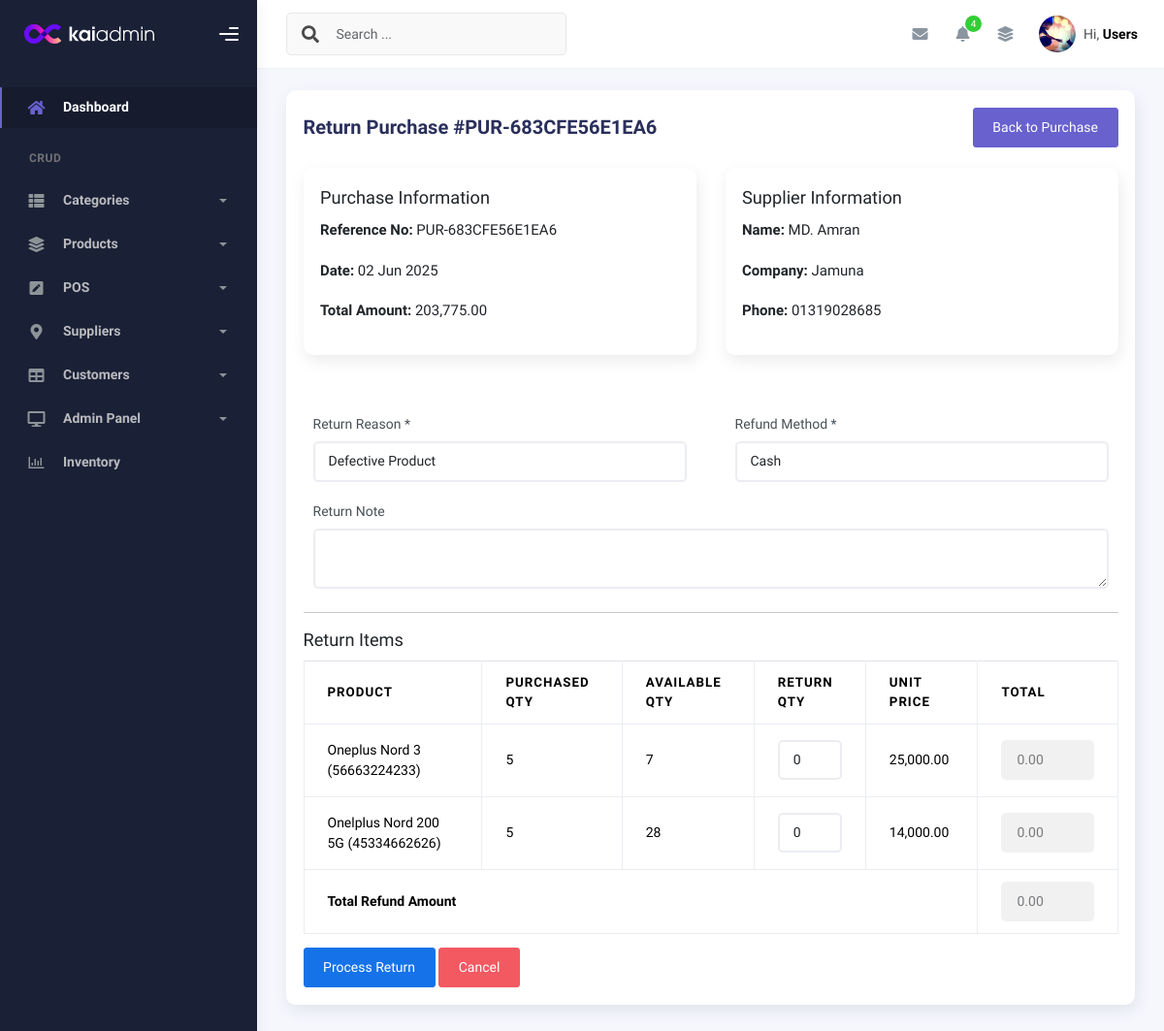
Screenshot of /modules/purchase/purchase_return.php?id=7 (signed in) with the database file from the repository.
### tables this page shows
CREATE TABLE `purchase` (
  `id` int(11) NOT NULL,
  `supplier_id` int(11) DEFAULT NULL,
  `reference_no` varchar(50) DEFAULT NULL,
  `purchase_date` date NOT NULL,
  `payment_method` varchar(20) DEFAULT 'cash',
  `payment_status` enum('pending','partial','paid') DEFAULT 'pending',
  `discount` decimal(10,2) DEFAULT 0.00,
  `discount_amount` decimal(10,2) DEFAULT 0.00,
  `subtotal` decimal(10,2) DEFAULT 0.00,
  `vat` decimal(10,2) NOT NULL DEFAULT 0.00,
  `total` decimal(10,2) NOT NULL,
  `user_id` int(11) DEFAULT NULL,
  `is_deleted` tinyint(1) DEFAULT 0,
  `deleted_at` timestamp NULL DEFAULT NULL,
  `created_at` timestamp NOT NULL DEFAULT current_timestamp(),
  `updated_at` timestamp NOT NULL DEFAULT current_timestamp() ON UPDATE current_timestamp()
);

CREATE TABLE `suppliers` (
  `id` int(11) NOT NULL,
  `name` varchar(100) NOT NULL,
  `phone` varchar(20) DEFAULT NULL,
  `email` varchar(100) DEFAULT NULL,
  `address` text DEFAULT NULL,
  `company_name` varchar(100) DEFAULT NULL,
  `created_at` timestamp NOT NULL DEFAULT current_timestamp(),
  `updated_at` timestamp NOT NULL DEFAULT current_timestamp() ON UPDATE current_timestamp()
);

CREATE TABLE `purchase_items` (
  `id` int(11) NOT NULL,
  `purchase_id` int(11) NOT NULL,
  `product_id` int(11) NOT NULL,
  `quantity` int(11) NOT NULL,
  `unit_price` decimal(10,2) NOT NULL,
  `discount` decimal(10,2) DEFAULT 0.00,
  `subtotal` decimal(10,2) DEFAULT 0.00,
  `vat` decimal(5,2) DEFAULT 0.00,
  `total_price` decimal(10,2) NOT NULL,
  `created_at` timestamp NOT NULL DEFAULT current_timestamp()
);

CREATE TABLE `products` (
  `id` int(11) NOT NULL,
  `name` varchar(100) NOT NULL,
  `barcode` varchar(50) NOT NULL,
  `category_id` int(11) DEFAULT NULL,
  `sub_category_id` int(11) DEFAULT NULL,
  `child_category_id` int(11) DEFAULT NULL,
  `brand_id` int(11) DEFAULT NULL,
  `price` decimal(10,2) NOT NULL,
  `sell_price` decimal(10,2) NOT NULL,
  `is_deleted` tinyint(1) DEFAULT 0,
  `deleted_at` timestamp NULL DEFAULT NULL,
  `created_at` timestamp NOT NULL DEFAULT current_timestamp(),
  `updated_at` timestamp NOT NULL DEFAULT current_timestamp() ON UPDATE current_timestamp()
);

### includes/crud_class.php (called while the page is built, shortened)
<?php
class CRUD {
    protected $host = 'localhost';
    protected $username = 'root';
    protected $password = '';
    protected $database = 'inventory_system';
    protected $connect;
    function __construct() {
        $this->connect = new mysqli($this->host, $this->username, $this->password, $this->database);
        $this->connect->set_charset("utf8mb4");
    }
    private function buildWhereClause($conditions) {
        $whereParts = [];
        $params = [];
        foreach ($conditions as $key => $value) {
            if (preg_match('/^(.+?)\s*(=|!=|<>|>|<|>=|<=|LIKE|NOT LIKE|IN|NOT IN)\s*$/i', $key, $matches)) {
                $column = trim($matches[1]);
                $operator = trim($matches[2]);
            } else {
                $column = $key;
                $operator = '=';
            }
            $whereParts[] = "`$column` $operator ?";
            $params[] = $value;
        }
        return [
            'sql' => 'WHERE ' . implode(' AND ', $whereParts),
            'params' => $params
        ];
    }
    private function bind_params($stmt, $params) {
        $types = '';
        $values = [];
        foreach ($params as $value) {
            if (is_int($value)) {
                $types .= 'i';
            } elseif (is_float($value)) {
                $types .= 'd';
            } else {
                $types .= 's';
            }
            $values[] = $value;
        }
        array_unshift($values, $types);
        return call_user_func_array([$stmt, 'bind_param'], $this->ref_values($values));
    }
    private function ref_values($array) {
        $refs = [];
        foreach ($array as $key => $value) {
            $refs[$key] = &$array[$key];
        }
        return $refs;
    }
    public function common_select($table, $fields = '*', $where = false, $sort = 'id', $sort_type = 'asc', $offset = false, $limit = false) {
        $data = [];
        $error = 0;
        $error_msg = "";
        $params = [];
        $sql = "SELECT $fields FROM `$table`";
        if ($where) {
            if (is_array($where)) {
                $whereClause = $this->buildWhereClause($where);
                $sql .= ' ' . $whereClause['sql'];
                $params = $whereClause['params'];
            } else {
                $sql .= " WHERE $where";
            }
        }
        if ($sort) {
            $sql .= " ORDER BY `$sort` " . (strtoupper($sort_type) === 'DESC' ? 'DESC' : 'ASC');
        }
        $stmt = $this->connect->prepare($sql);
        if ($stmt) {
            if (!empty($params)) {
                if (!$this->bind_params($stmt, $params)) {
                    return ['data' => [], 'error' => 1, 'error_msg' => "Parameter binding failed"];
                }
            }
            if ($stmt->execute()) {
                $result = $stmt->get_result();
                if ($result->num_rows > 0) {
                    while ($r = $result->fetch_object()) {
                        $data[] = $r;
                    }
                }
            } else {
                $error = 1;
                $error_msg = $stmt->error;
            }
        } else {
            $error = 1;
            $error_msg = $this->connect->error;
        }
        return ['data' => $data, 'error' => $error, 'error_msg' => $error_msg];
    }
}

### db_plugin.php (called while the page is built, shortened)
<?php
require_once __DIR__ . '/includes/crud_class.php';
$mysqli=new CRUD();
?>

### modules/purchase/purchase_return.php (the view, shortened to what this page needs)
<?php
require_once __DIR__ . '/../../db_plugin.php';
$purchase_id = $_GET['id'];
$purchase_result = $mysqli->common_select('purchase', '*', ['id' => $purchase_id]);
$purchase = $purchase_result['data'][0];
$supplier = $mysqli->common_select('suppliers', '*', ['id' => $purchase->supplier_id])['data'][0] ?? null;
$items_result = $mysqli->common_select('purchase_items', '*', ['purchase_id' => $purchase_id]);
$items = $items_result['data'];
require_once __DIR__ . '/../../requires/header.php';
require_once __DIR__ . '/../../requires/topbar.php';
require_once __DIR__ . '/../../requires/sidebar.php';
?>
<div class="container">
    <div class="page-inner">
        <div class="row">
            <div class="col-md-12 grid-margin">
                <div class="card">
                    <div class="card-body">
                        <div class="d-flex justify-content-between align-items-center mb-4">
                            <h4 class="card-title">Return Purchase #<?= $purchase->reference_no ?></h4>
                            <a href="purchase_details.php?id=<?= $purchase->id ?>" class="btn btn-secondary">Back to Purchase</a>
                        </div>
                        <div class="row mb-4">
                            <div class="col-md-6">
                                <div class="card">
                                    <div class="card-body">
                                        <h5>Purchase Information</h5>
                                        <p><strong>Reference No:</strong> <?= $purchase->reference_no ?></p>
                                        <p><strong>Date:</strong> <?= date('d M Y', strtotime($purchase->purchase_date)) ?></p>
                                        <p><strong>Total Amount:</strong> <?= number_format($purchase->total, 2) ?></p>
                                    </div>
                                </div>
                            </div>
                            <div class="col-md-6">
                                <div class="card">
                                    <div class="card-body">
                                        <h5>Supplier Information</h5>
                                        <?php if ($supplier): ?>
                                            <p><strong>Name:</strong> <?= $supplier->name ?></p>
                                            <p><strong>Company:</strong> <?= $supplier->company_name ?? 'N/A' ?></p>
                                            <p><strong>Phone:</strong> <?= $supplier->phone ?? 'N/A' ?></p>
                                        <?php else: ?>
                                            <p>Supplier information not available</p>
                                        <?php endif; ?>
                                    </div>
                                </div>
                            </div>
                        </div>
                        <form method="POST">
                            <div class="row">
                                <div class="col-md-6">
                                    <div class="form-group">
                                        <label>Return Reason *</label>
                                        <select class="form-control" name="return_reason" required>
                                            <option value="defective">Defective Product</option>
                                        </select>
                                    </div>
                                </div>
                                <div class="col-md-6">
                                    <div class="form-group">
                                        <label>Refund Method *</label>
                                        <select class="form-control" name="refund_method" id="refundMethod" required>
                                            <option value="cash">Cash</option>
                                        </select>
                                    </div>
                                </div>
                            </div>
                            <div class="form-group">
                                <label>Return Note</label>
                                <textarea class="form-control" name="return_note" rows="2"></textarea>
                            </div>
                            <hr>
                            <h5>Return Items</h5>
                            <div class="table-responsive">
                                <table class="table table-bordered">
                                    <thead>
                                        <tr>
                                            <th>Product</th>
                                            <th>Purchased Qty</th>
                                            <th>Available Qty</th>
                                            <th>Return Qty</th>
                                            <th>Unit Price</th>
                                            <th>Total</th>
                                        </tr>
                                    </thead>
                                    <tbody>
                                        <?php foreach ($items as $item):
                                            $product = $mysqli->common_select('products', '*', ['id' => $item->product_id])['data'][0] ?? null;
                                            $stock_result = $mysqli->common_select('stock', 'SUM(IF(change_type="purchase", qty, -qty)) as available_qty', ['product_id' => $item->product_id]);
                                            $available_qty = $stock_result['data'][0]->available_qty ?? 0;
                                        ?>
                                            <tr>
                                                <td><?= $product ? $product->name . ' (' . $product->barcode . ')' : 'Product not found' ?></td>
                                                <td><?= $item->quantity ?></td>
                                                <td><?= $available_qty ?></td>
                                                <td>
                                                    <input type="number" class="form-control return-qty"
                                                        name="products[<?= $item->id ?>][return_qty]"
                                                        min="0" max="<?= min($item->quantity, $available_qty) ?>"
                                                        value="0" data-price="<?= $item->unit_price ?>">
                                                </td>
                                                <td><?= number_format($item->unit_price, 2) ?></td>
                                                <td>
                                                    <input type="text" class="form-control return-total"
                                                        name="products[<?= $item->id ?>][return_total]"
                                                        value="0.00" readonly>
                                                </td>
                                            </tr>
                                        <?php endforeach; ?>
                                    </tbody>
                                    <tfoot>
                                        <tr>
                                            <td colspan="5" class="text-right"><strong>Total Refund Amount</strong></td>
                                            <td><input type="text" class="form-control" id="totalRefund" name="refund_amount" value="0.00" readonly></td>
                                        </tr>
                                    </tfoot>
                                </table>
                            </div>
                            <button type="submit" class="btn btn-primary">Process Return</button>
                            <a href="purchase_details.php?id=<?= $purchase->id ?>" class="btn btn-danger">Cancel</a>
                        </form>
                    </div>
                </div>
            </div>
        </div>
    </div>
</div>
<?php include __DIR__ . '/../../requires/footer.php'; ?>

### rows the page displays
purchase: reference_no "PUR-683CFE56E1EA6", purchase_date "02 Jun 2025", total "203,775.00"
suppliers: name "MD. Amran", company_name "Jamuna", phone "01319028685"
purchase_items: product.name "Oneplus Nord 3", product.barcode "56663224233", quantity "5", available_qty "7", unit_price "25,000.00"
purchase_items: product.name "Onelplus Nord 200 5G", product.barcode "45334662626", quantity "5", available_qty "28", unit_price "14,000.00"
